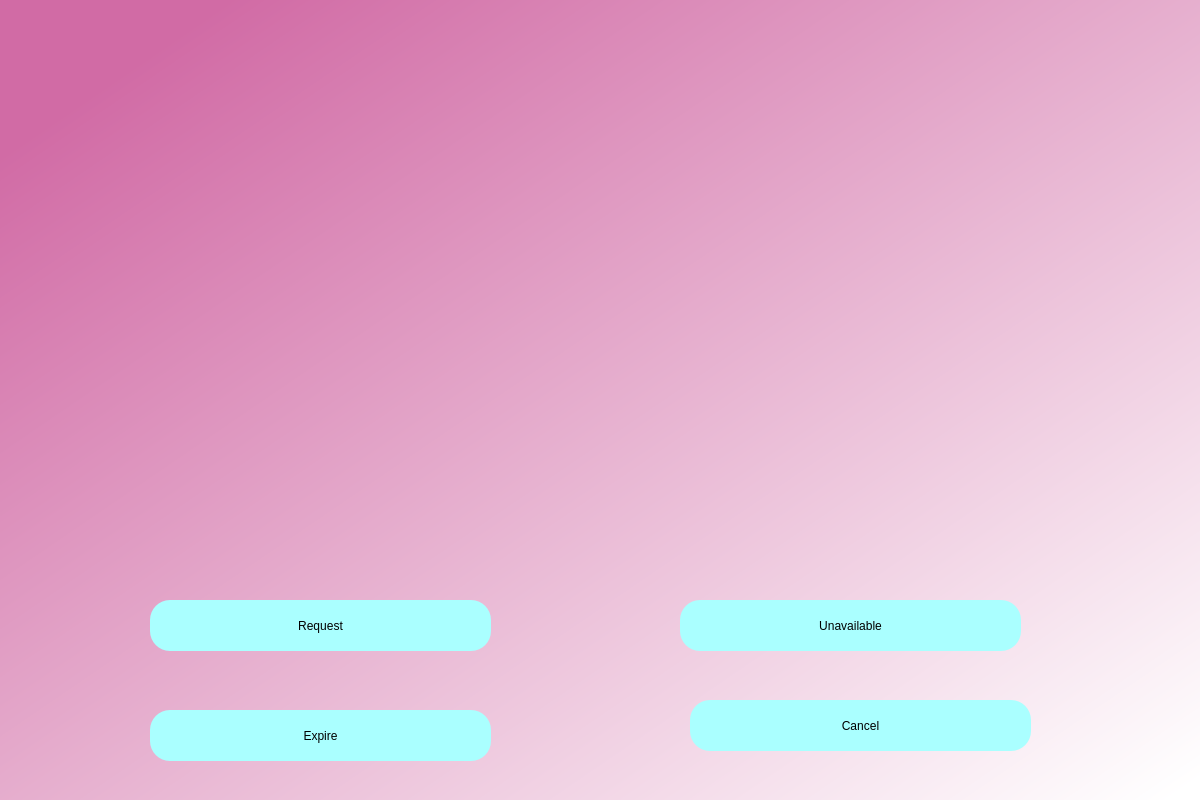
<?xml version="1.0" encoding="UTF-8"?>
<ui version="4.0">
 <class>Dialog</class>
 <widget class="QDialog" name="Dialog">
  <property name="geometry">
   <rect>
    <x>0</x>
    <y>0</y>
    <width>1200</width>
    <height>800</height>
   </rect>
  </property>
  <property name="windowTitle">
   <string>Dialog</string>
  </property>
  <widget class="QWidget" name="bgwidget" native="true">
   <property name="geometry">
    <rect>
     <x>0</x>
     <y>0</y>
     <width>1201</width>
     <height>801</height>
    </rect>
   </property>
   <property name="styleSheet">
    <string notr="true">QWidget#bgwidget{
background-color:qlineargradient(spread:pad, x1:0.091, y1:0.101636, x2:0.991379, y2:0.977, stop:0 rgba(209, 107, 165, 255), stop:1 rgba(255, 255, 255, 255));}</string>
   </property>
   <widget class="QPushButton" name="req">
    <property name="geometry">
     <rect>
      <x>150</x>
      <y>600</y>
      <width>341</width>
      <height>51</height>
     </rect>
    </property>
    <property name="styleSheet">
     <string notr="true">border-radius:20px;
background-color: rgb(170, 255, 255);
font: 14pt &quot;MS Shell Dlg 2&quot;;</string>
    </property>
    <property name="text">
     <string>Request</string>
    </property>
   </widget>
   <widget class="QPushButton" name="una">
    <property name="geometry">
     <rect>
      <x>680</x>
      <y>600</y>
      <width>341</width>
      <height>51</height>
     </rect>
    </property>
    <property name="styleSheet">
     <string notr="true">border-radius:20px;
background-color: rgb(170, 255, 255);
font: 14pt &quot;MS Shell Dlg 2&quot;;</string>
    </property>
    <property name="text">
     <string>Unavailable</string>
    </property>
   </widget>
   <widget class="QLabel" name="pros">
    <property name="geometry">
     <rect>
      <x>140</x>
      <y>0</y>
      <width>951</width>
      <height>551</height>
     </rect>
    </property>
    <property name="text">
     <string>&lt;html&gt;&lt;head/&gt;&lt;body&gt;&lt;p&gt;&lt;img src=&quot;:/newPrefix/D:/sem 5/FLA/processing.jfif&quot;/&gt;&lt;/p&gt;&lt;/body&gt;&lt;/html&gt;</string>
    </property>
   </widget>
   <widget class="QPushButton" name="exp">
    <property name="geometry">
     <rect>
      <x>150</x>
      <y>710</y>
      <width>341</width>
      <height>51</height>
     </rect>
    </property>
    <property name="styleSheet">
     <string notr="true">border-radius:20px;
background-color: rgb(170, 255, 255);
font: 14pt &quot;MS Shell Dlg 2&quot;;</string>
    </property>
    <property name="text">
     <string>Expire</string>
    </property>
   </widget>
   <widget class="QPushButton" name="can">
    <property name="geometry">
     <rect>
      <x>690</x>
      <y>700</y>
      <width>341</width>
      <height>51</height>
     </rect>
    </property>
    <property name="styleSheet">
     <string notr="true">border-radius:20px;
background-color: rgb(170, 255, 255);
font: 14pt &quot;MS Shell Dlg 2&quot;;</string>
    </property>
    <property name="text">
     <string>Cancel</string>
    </property>
   </widget>
  </widget>
 </widget>
 <resources>
  <include location="processing.qrc"/>
 </resources>
 <connections/>
</ui>
